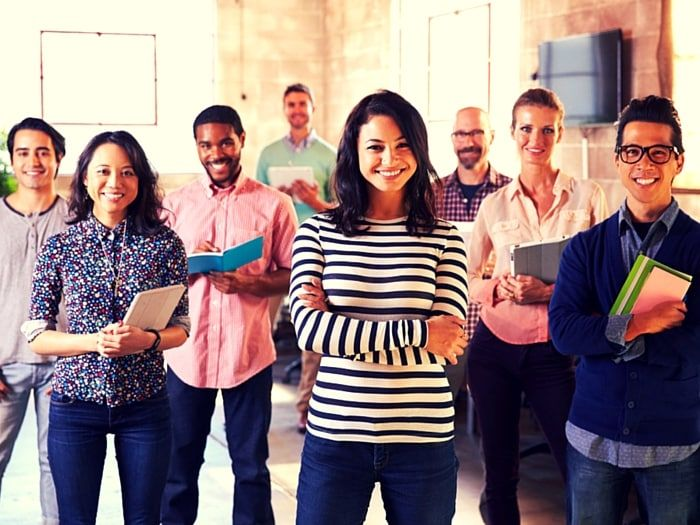
#> input picture ProcesaImagenesPython/personas.jpg, 700 x 525 px
$ python py06_clasifica_imagen.py
#> lines starting #> are read from the running program, lines starting #| are printed output that depends on the picture; after the words box and inside, x2 and y2 are one past the last pixel; in counts of white or black regions, pixels touching at a corner belong together
import numpy as np
import cv2

face_cascade = cv2.CascadeClassifier('haarcascade_frontalface_default.xml')
eye_cascade = cv2.CascadeClassifier('haarcascade_eye.xml')

img = cv2.imread('personas.jpg')
#> img is the input picture: shape (525, 700, 3); mean B, G, R 128.2, 127.6, 148.8

gray = cv2.cvtColor(img, cv2.COLOR_BGR2GRAY)
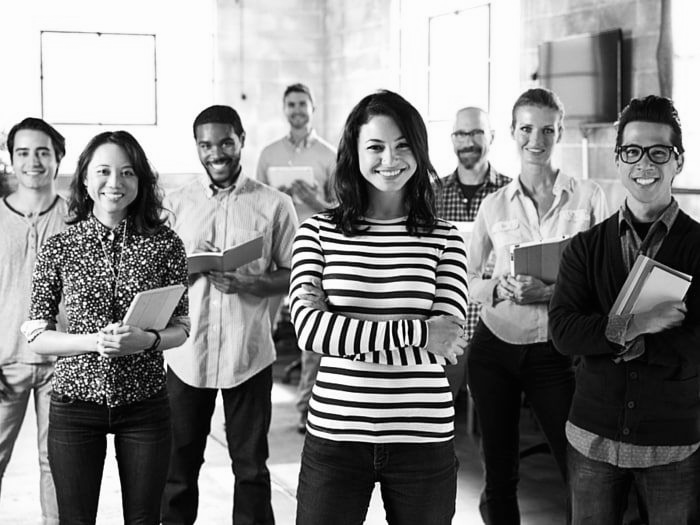
#> gray: shape (525, 700); min 0, max 255, mean 134
#Encontrar caras caras
faces = face_cascade.detectMultiScale(gray,
                                scaleFactor=1.1,
                                minNeighbors=5)
#> faces = [[281, 93, 32, 32], [450, 137, 35, 35], [5, 131, 57, 57], [508, 108, 56, 56], [191, 123, 54, 54], [81, 148, 62, 62], [348, 118, 73, 73], [2, 194, 56, 56]]

for (x,y,w,h) in faces:
    cv2.rectangle(img,(x,y),(x+w,y+h),(0,255,0),2)
    roi_gray = gray[y:y+h, x:x+w]
    roi_color = img[y:y+h, x:x+w]
    eyes = eye_cascade.detectMultiScale(roi_gray)
    for (ex,ey,ew,eh) in eyes:
        cv2.rectangle(roi_color,(ex,ey),(ex+ew,ey+eh),(0,255,0),2)
#> this loop made 8 passes
#> (x, y, w, h, eyes) on passes 3 to 7: (5, 131, 57, 57, [[8, 11, 21, 21]]), (508, 108, 56, 56, [[8, 9, 23, 23]]), (191, 123, 54, 54, [[7, 12, 21, 21]]), (81, 148, 62, 62, [[12, 12, 22, 22], [35, 15, 22, 22]]), (348, 118, 73, 73, [[17, 19, 22, 22]])
#> pass 1, `roi_gray = gray[y:y+h, x:x+w]`:
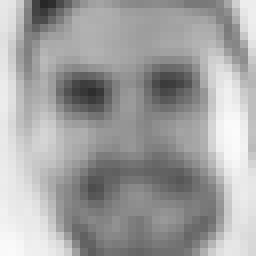
#> roi_gray: shape (32, 32) (shown 8 times larger); min 39, max 251, mean 162.3
#> pass 1, `roi_color = img[y:y+h, x:x+w]`:
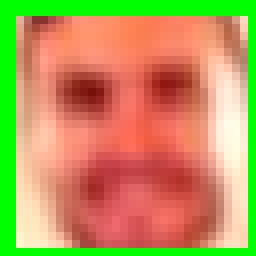
#> roi_color: shape (32, 32, 3) (shown 8 times larger); mean B, G, R 90.6, 152.9, 185.1
#> pass 2, `roi_color = img[y:y+h, x:x+w]`:
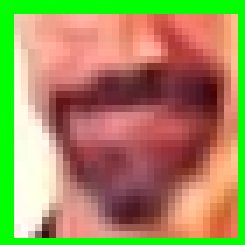
#> roi_color: shape (35, 35, 3) (shown 7 times larger); mean B, G, R 92.4, 143.1, 161.1
#> after the loop:
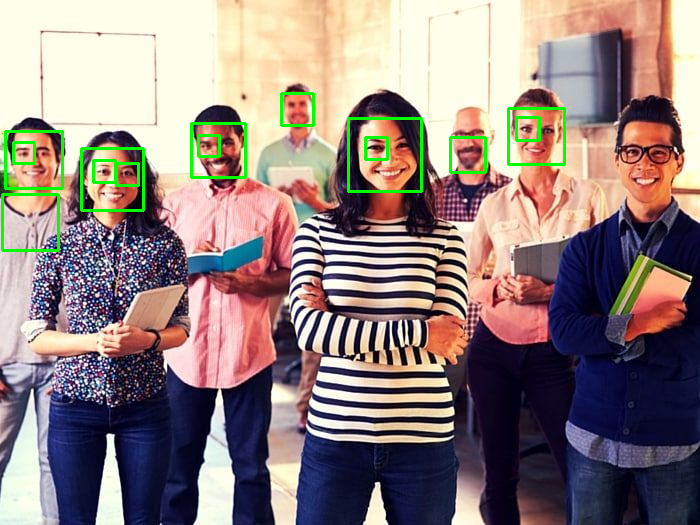
#> img: shape (525, 700, 3); 1.79% of pixels changed, all inside (x1, y1, x2, y2) = (1, 92, 566, 252)
#> after the loop:
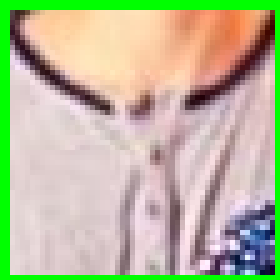
#> roi_color: shape (56, 56, 3) (shown 5 times larger); mean B, G, R 155.6, 186.2, 185.2
#> after the loop:
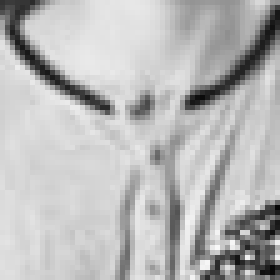
#> roi_gray: shape (56, 56) (shown 5 times larger); min 6, max 249, mean 185.6
cv2.imshow('original', img)
cv2.waitKey(0)
